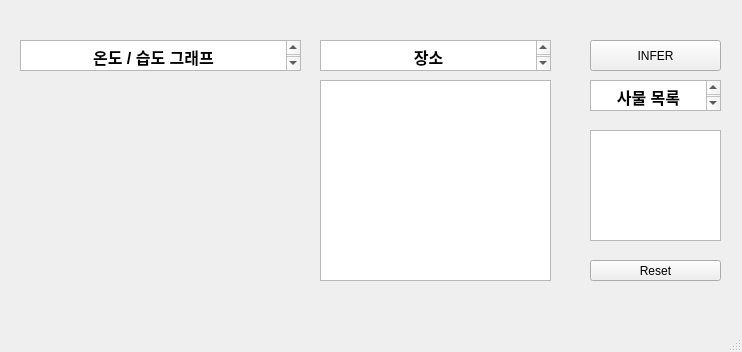
<?xml version="1.0" encoding="UTF-8"?>
<ui version="4.0">
 <class>MainWindow</class>
 <widget class="QMainWindow" name="MainWindow">
  <property name="geometry">
   <rect>
    <x>0</x>
    <y>0</y>
    <width>742</width>
    <height>352</height>
   </rect>
  </property>
  <property name="windowTitle">
   <string>MainWindow</string>
  </property>
  <widget class="QWidget" name="centralwidget">
   <widget class="QPushButton" name="pushButton">
    <property name="geometry">
     <rect>
      <x>590</x>
      <y>40</y>
      <width>131</width>
      <height>31</height>
     </rect>
    </property>
    <property name="text">
     <string>INFER</string>
    </property>
   </widget>
   <widget class="QListView" name="listView">
    <property name="geometry">
     <rect>
      <x>590</x>
      <y>130</y>
      <width>131</width>
      <height>111</height>
     </rect>
    </property>
   </widget>
   <widget class="QTextBrowser" name="textBrowser">
    <property name="geometry">
     <rect>
      <x>20</x>
      <y>40</y>
      <width>281</width>
      <height>31</height>
     </rect>
    </property>
    <property name="html">
     <string>&lt;!DOCTYPE HTML PUBLIC &quot;-//W3C//DTD HTML 4.0//EN&quot; &quot;http://www.w3.org/TR/REC-html40/strict.dtd&quot;&gt;
&lt;html&gt;&lt;head&gt;&lt;meta name=&quot;qrichtext&quot; content=&quot;1&quot; /&gt;&lt;meta charset=&quot;utf-8&quot; /&gt;&lt;style type=&quot;text/css&quot;&gt;
p, li { white-space: pre-wrap; }
hr { height: 1px; border-width: 0; }
li.unchecked::marker { content: &quot;\2610&quot;; }
li.checked::marker { content: &quot;\2612&quot;; }
&lt;/style&gt;&lt;/head&gt;&lt;body style=&quot; font-family:'맑은 고딕'; font-size:9pt; font-weight:400; font-style:normal;&quot;&gt;
&lt;p align=&quot;center&quot; style=&quot; margin-top:0px; margin-bottom:0px; margin-left:0px; margin-right:0px; -qt-block-indent:0; text-indent:0px;&quot;&gt;&lt;span style=&quot; font-size:12pt; font-weight:700;&quot;&gt;온도 / 습도 그래프&lt;/span&gt;&lt;/p&gt;&lt;/body&gt;&lt;/html&gt;</string>
    </property>
   </widget>
   <widget class="QTextBrowser" name="textBrowser_2">
    <property name="geometry">
     <rect>
      <x>590</x>
      <y>80</y>
      <width>131</width>
      <height>31</height>
     </rect>
    </property>
    <property name="html">
     <string>&lt;!DOCTYPE HTML PUBLIC &quot;-//W3C//DTD HTML 4.0//EN&quot; &quot;http://www.w3.org/TR/REC-html40/strict.dtd&quot;&gt;
&lt;html&gt;&lt;head&gt;&lt;meta name=&quot;qrichtext&quot; content=&quot;1&quot; /&gt;&lt;meta charset=&quot;utf-8&quot; /&gt;&lt;style type=&quot;text/css&quot;&gt;
p, li { white-space: pre-wrap; }
hr { height: 1px; border-width: 0; }
li.unchecked::marker { content: &quot;\2610&quot;; }
li.checked::marker { content: &quot;\2612&quot;; }
&lt;/style&gt;&lt;/head&gt;&lt;body style=&quot; font-family:'맑은 고딕'; font-size:9pt; font-weight:400; font-style:normal;&quot;&gt;
&lt;p align=&quot;center&quot; style=&quot; margin-top:0px; margin-bottom:0px; margin-left:0px; margin-right:0px; -qt-block-indent:0; text-indent:0px;&quot;&gt;&lt;span style=&quot; font-size:12pt; font-weight:700;&quot;&gt;사물 목록&lt;/span&gt;&lt;/p&gt;&lt;/body&gt;&lt;/html&gt;</string>
    </property>
   </widget>
   <widget class="QTextBrowser" name="textBrowser_3">
    <property name="geometry">
     <rect>
      <x>320</x>
      <y>40</y>
      <width>231</width>
      <height>31</height>
     </rect>
    </property>
    <property name="html">
     <string>&lt;!DOCTYPE HTML PUBLIC &quot;-//W3C//DTD HTML 4.0//EN&quot; &quot;http://www.w3.org/TR/REC-html40/strict.dtd&quot;&gt;
&lt;html&gt;&lt;head&gt;&lt;meta name=&quot;qrichtext&quot; content=&quot;1&quot; /&gt;&lt;meta charset=&quot;utf-8&quot; /&gt;&lt;style type=&quot;text/css&quot;&gt;
p, li { white-space: pre-wrap; }
hr { height: 1px; border-width: 0; }
li.unchecked::marker { content: &quot;\2610&quot;; }
li.checked::marker { content: &quot;\2612&quot;; }
&lt;/style&gt;&lt;/head&gt;&lt;body style=&quot; font-family:'맑은 고딕'; font-size:9pt; font-weight:400; font-style:normal;&quot;&gt;
&lt;p align=&quot;center&quot; style=&quot; margin-top:0px; margin-bottom:0px; margin-left:0px; margin-right:0px; -qt-block-indent:0; text-indent:0px;&quot;&gt;&lt;span style=&quot; font-size:12pt; font-weight:700;&quot;&gt;장소&lt;/span&gt;&lt;/p&gt;&lt;/body&gt;&lt;/html&gt;</string>
    </property>
   </widget>
   <widget class="QTextBrowser" name="textBrowser_4">
    <property name="geometry">
     <rect>
      <x>320</x>
      <y>80</y>
      <width>231</width>
      <height>201</height>
     </rect>
    </property>
   </widget>
   <widget class="PlotWidget" name="Graph" native="true">
    <property name="geometry">
     <rect>
      <x>20</x>
      <y>80</y>
      <width>281</width>
      <height>201</height>
     </rect>
    </property>
   </widget>
   <widget class="QPushButton" name="pushButton_2">
    <property name="geometry">
     <rect>
      <x>590</x>
      <y>260</y>
      <width>131</width>
      <height>21</height>
     </rect>
    </property>
    <property name="text">
     <string>Reset</string>
    </property>
   </widget>
  </widget>
  <widget class="QMenuBar" name="menubar">
   <property name="geometry">
    <rect>
     <x>0</x>
     <y>0</y>
     <width>742</width>
     <height>22</height>
    </rect>
   </property>
  </widget>
  <widget class="QStatusBar" name="statusbar"/>
 </widget>
 <customwidgets>
  <customwidget>
   <class>PlotWidget</class>
   <extends>QWidget</extends>
   <header location="global">pyqtgraph</header>
   <container>1</container>
  </customwidget>
 </customwidgets>
 <resources/>
 <connections/>
</ui>
